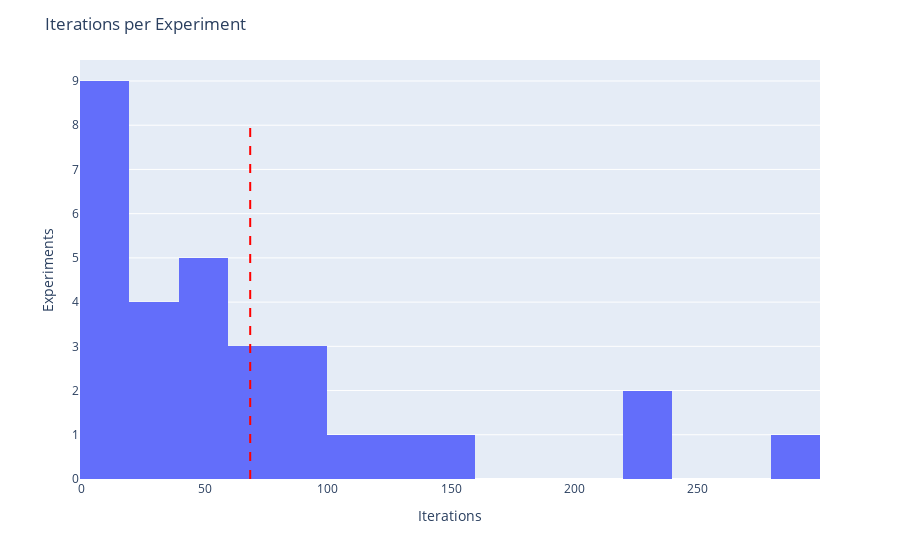

Write notebook code for a chart like this one.
### Code cell
iterations_per_experiment(results[1])

### Figure 1 — Plotly figure (JSON) as saved in the notebook; plotly's stock layout.template omitted (floating-point values rounded to 4 significant figures)
{"data": [{"alignmentgroup": "True", "bingroup": "x", "hovertemplate": "x=%{x}<br>count=%{y}<extra></extra>", "legendgroup": "", "marker": {"color": "#636efa", "pattern": {"shape": ""}}, "name": "", "nbinsx": 20, "offsetgroup": "", "orientation": "v", "showlegend": false, "type": "histogram", "x": [100, 42, 79, 4, 6, 284, 224, 9, 5, 74, 99, 139, 14, 11, 93, 33, 54, 47, 24, 159, 42, 5, 95, 50, 13, 230, 69, 2, 24, 25], "xaxis": "x", "yaxis": "y"}], "layout": {"barmode": "relative", "legend": {"tracegroupgap": 0}, "margin": {"t": 60}, "shapes": [{"line": {"color": "red", "dash": "dash", "width": 2}, "type": "line", "x0": 68.5, "x1": 68.5, "y0": 0, "y1": 8}], "title": {"text": "Iterations per Experiment"}, "xaxis": {"anchor": "y", "domain": [0, 1], "title": {"text": "Iterations"}}, "yaxis": {"anchor": "x", "domain": [0, 1], "title": {"text": "Experiments"}}}}
